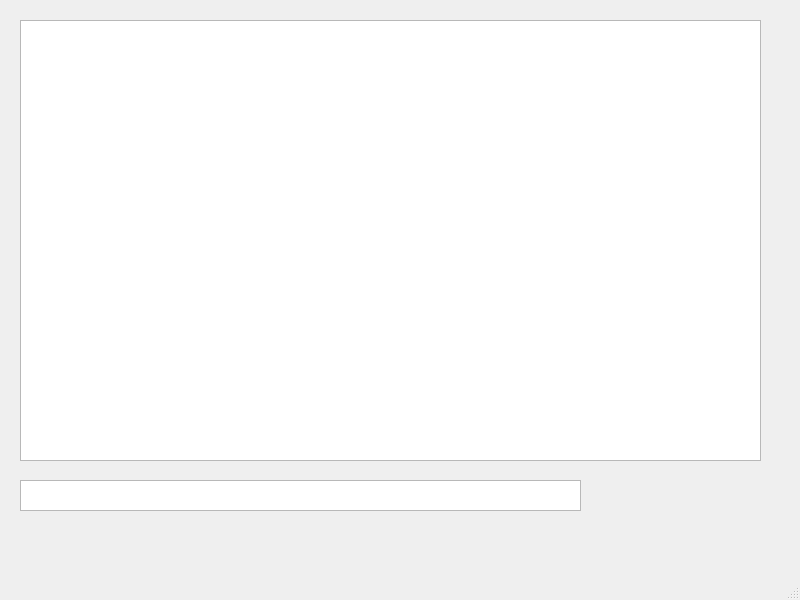
<?xml version="1.0" encoding="UTF-8"?>
<ui version="4.0">
 <class>Form</class>
 <widget class="QMainWindow" name="Form">
  <property name="geometry">
   <rect>
    <x>0</x>
    <y>0</y>
    <width>800</width>
    <height>600</height>
   </rect>
  </property>
  <property name="windowTitle">
   <string>MainWindow</string>
  </property>
  <widget class="QWidget" name="centralwidget">
   <widget class="QTableWidget" name="tableWidget">
    <property name="geometry">
     <rect>
      <x>20</x>
      <y>20</y>
      <width>741</width>
      <height>441</height>
     </rect>
    </property>
   </widget>
   <widget class="QTextEdit" name="textEdit">
    <property name="geometry">
     <rect>
      <x>20</x>
      <y>480</y>
      <width>561</width>
      <height>31</height>
     </rect>
    </property>
   </widget>
  </widget>
  <widget class="QMenuBar" name="menubar">
   <property name="geometry">
    <rect>
     <x>0</x>
     <y>0</y>
     <width>800</width>
     <height>21</height>
    </rect>
   </property>
  </widget>
  <widget class="QStatusBar" name="statusbar"/>
 </widget>
 <resources/>
 <connections/>
</ui>
